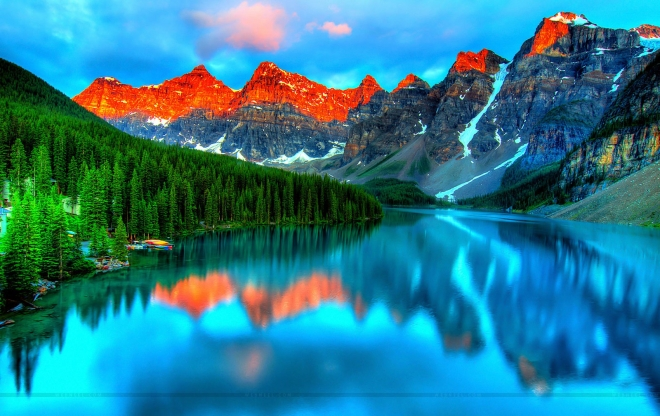
#> input picture mountain.jpg, 660 x 416 px
$ python pencil_image.py
#> lines starting #> are read from the running program, lines starting #| are printed output that depends on the picture
import numpy as np
import cv2
import imageio
import scipy.ndimage

img = "mountain.jpg"


def rgb2gray(rgb):
    return np.dot(rgb[..., :3], [0.2989, 0.5870, 0.2240])
    # it is a 2D array formula to convert image to gray scale


def dodge(front, back):
    final_sketch = front*255/(255-back)
    # if image is greater than 255 which i don`t think is possible but still if it is there will convert it to 255
    final_sketch[final_sketch > 255] = 255
    final_sketch[back == 255] = 255
    # to convert any suitable existing column to categorical type we will use aspect function
    # and uint8 is for 8-bit signed integer
    return final_sketch.astype('uint8')


ss = imageio.imread(img)  # to read the given image
#> ss is the input picture: shape (416, 660, 3); mean R, G, B 41.6, 123, 140.6
gray = rgb2gray(ss)   # first we will convert image to black and white means gray scale
#> in rgb2gray, `return np.dot(rgb[..., :3], [0.2989, 0.5870, 0.2240])`:
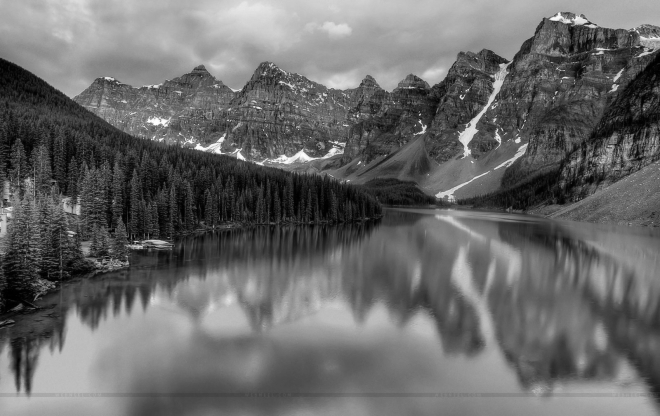
#> returned value: shape (416, 660) float64; min 0, max 280.5, mean 116.1; drawn with min black and max white

i = 255-gray   # 0,0,0 is for darkest color and 255,255,255 is for brightest color which is probably white color
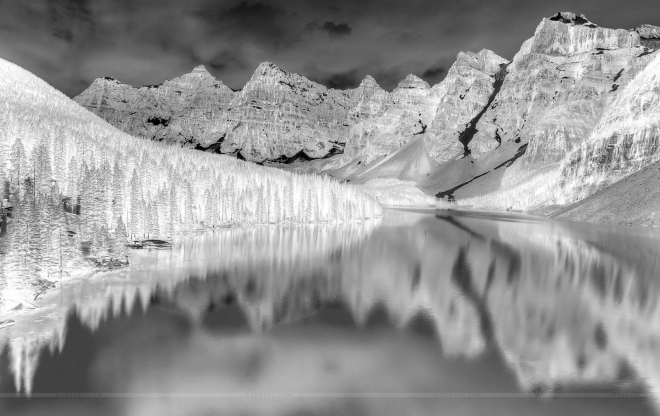
#> i: shape (416, 660) float64; min -25.5, max 255, mean 138.9; drawn with min black and max white

# to convert it into blur imag
blur = scipy.ndimage.filters.gaussian_filter(i, sigma=15)
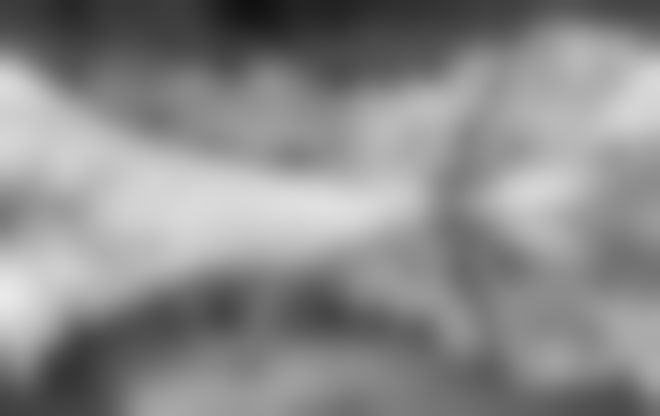
#> blur: shape (416, 660) float64; min 16.87, max 232.8, mean 138.9
# sigma is the intensity of blurness of image
r = dodge(blur, gray)  # this function will convert our sketch by taking two parameter as blur and gray
#> in dodge, `return final_sketch.astype('uint8')`:
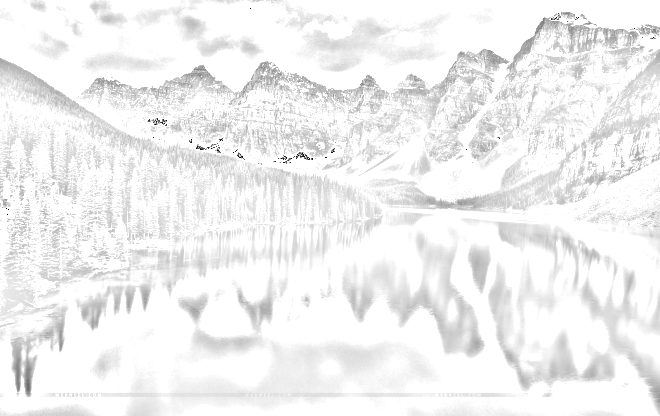
#> returned value: shape (416, 660); min 3, max 255, mean 240.9

cv2.imwrite('mountain-sketch.png', r)
